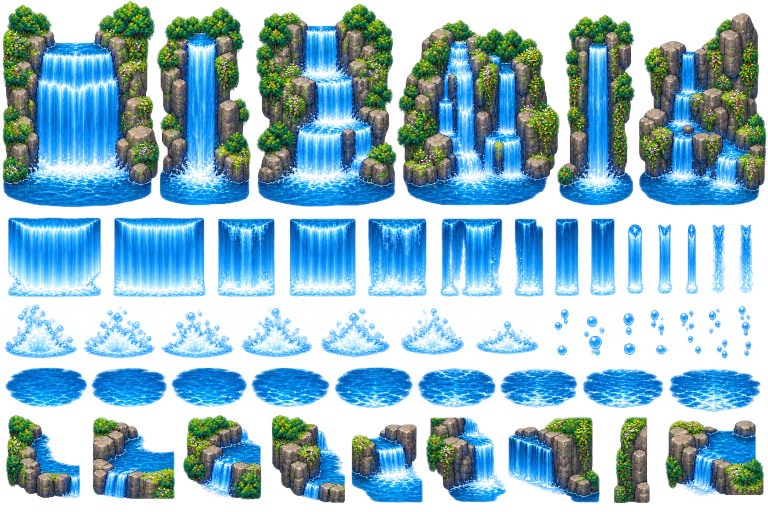
#> input picture assets/fx/source/water-sheet.png, 1536 x 1024 px (shown at 1/2 size)
$ python slice-water.py
#> lines starting #> are read from the running program, lines starting #| are printed output that depends on the picture
#!/usr/bin/env python3
"""Cut the water sheet into the pieces the renderer animates over a painted map.

    python3 tools/slice-water.py

All in one atlas, assets/fx/water.webp (the layout is ATLAS in
client/js/water.js), from assets/fx/source/water-sheet.png (1536x1024,
transparent ground) and water-sparkle-sheet.png:
  caustic   256x256 at (0, 0): the light on the water, from the nine surface
            patches, stamped round a torus so it repeats without a seam
  curtain   at (256, 0): falling streaks from the widest curtain, cut so the
            bottom runs on into the top - scrolled down over a painted fall
  splash    a strip at (0, 256): the seven splashes where a fall lands
  bubbles   a strip under it: the seven bubble puffs
  sparkle   under that: four rows of eight twinkles (stars, a net of light,
            long glints, another net), light only, lifted off the sheet's blue
And for each map listed in MAPS, the map's water as a mask:
  assets/maps/<id>/water.webp   quarter size, white where the painting is water
"""
import os

import cv2
import numpy as np
from PIL import Image

ROOT = os.path.join(os.path.dirname(__file__), '..')
SHEET = 'assets/fx/source/water-sheet.png'
OUT = 'assets/fx'

CURTAIN = (226, 412, 468, 568)     # x0, x1, y0, y1: the streaks of the wide curtain, lip and foam left out
CURTAIN_H = 76                     # the height that repeats; the rest is blended into its top
SPLASH = [(9, 154), (168, 309), (323, 468), (483, 624), (642, 781), (802, 928), (952, 1077)]
SPLASH_Y = (606, 720)
BUBBLES = [(1104, 1152), (1160, 1215), (1236, 1284), (1294, 1346), (1354, 1408), (1412, 1462), (1468, 1512)]
BUBBLES_Y = (606, 720)
PATCHES = [(11, 174), (183, 334), (343, 494), (503, 659), (670, 826), (835, 991), (1001, 1155), (1165, 1326), (1338, 1521)]
PATCH_Y = (735, 815)
CAUSTIC = 256
SPARKLE_SHEET = 'assets/fx/source/water-sparkle-sheet.png'
SPARKLE_X = [120 + 185 * i for i in range(8)]     # frame centres, left to right
SPARKLE_Y = [160, 399, 632, 873]                   # row centres
SPARKLE_CELL = (184, 150)

MAPS = {'greenmire': 'assets/maps/source/greenmire2/stitched.png'}


def strip(sheet, boxes, y0, y1):
    """Equal cells, each piece centred at the bottom: one row the renderer steps through."""
    w = max(b - a for a, b in boxes)
    out = Image.new('RGBA', (w * len(boxes), y1 - y0))
    for i, (a, b) in enumerate(boxes):
        out.alpha_composite(sheet.crop((a, y0, b, y1)), (i * w + (w - (b - a)) // 2, 0))
    return out, w


def curtain(sheet):
    x0, x1, y0, y1 = CURTAIN
    band = np.array(sheet.crop((x0, y0, x1, y1))).astype(np.float32)
    # The streaks run straight down, so each column's average is the curtain
    # and what is left over is its grain. Only the grain is blended where the
    # repeat joins: blending the whole picture washes a pale band into it.
    col = band.mean(0, keepdims=True)
    grain = band - col
    H, B = CURTAIN_H, band.shape[0] - CURTAIN_H
    g = grain[:H].copy()
    for i in range(B):                       # the tail fades into the head, so row H-1 meets row 0
        k = i / B
        w = np.sqrt(k * k + (1 - k) * (1 - k))   # two blended grains are fainter: lift them back
        g[i] = (grain[i] * k + grain[H + i] * (1 - k)) / w
    out = np.repeat(col, H, 0) + g
    return Image.fromarray(out.clip(0, 255).astype(np.uint8))


def caustic(sheet):
    """Just the bright threads of light on the surface patches, repeated without a seam."""
    rgb = np.array(sheet.convert('RGB')).astype(np.float32)
    lum = rgb.mean(2)
    glow = np.clip((lum - cv2.GaussianBlur(lum, (0, 0), 5)) * 3.2, 0, 255)
    rng = np.random.default_rng(7)
    acc = np.zeros((CAUSTIC, CAUSTIC), np.float32)
    crops = []
    for a, b in PATCHES:
        cx, cy = (a + b) // 2, (PATCH_Y[0] + PATCH_Y[1]) // 2
        crops.append(glow[cy - 22:cy + 22, cx - 48:cx + 48])   # well inside the oval
    for _ in range(90):
        c = crops[rng.integers(len(crops))]
        if rng.random() < 0.5:
            c = c[:, ::-1]
        h, w = c.shape
        # a soft-edged stamp, so no rectangle shows where it was laid
        win = np.outer(np.hanning(h), np.hanning(w)).astype(np.float32)
        x, y = rng.integers(CAUSTIC), rng.integers(CAUSTIC)
        ys = (np.arange(h) + y) % CAUSTIC
        xs = (np.arange(w) + x) % CAUSTIC
        acc[np.ix_(ys, xs)] = np.maximum(acc[np.ix_(ys, xs)], c * win)
    alpha = np.clip(acc * 1.4, 0, 255).astype(np.uint8)
    out = np.dstack([np.full_like(alpha, 225), np.full_like(alpha, 246), np.full_like(alpha, 255), alpha])
    return Image.fromarray(out)


def sparkle():
    """The light on the sheet's blue ground, lifted off it: what is brighter
    in red than the ground around it (the ground has next to none) is light."""
    rgb = np.array(Image.open(os.path.join(ROOT, SPARKLE_SHEET)).convert('RGB')).astype(np.float32)
    R = rgb[..., 0]
    light = np.clip((R - cv2.GaussianBlur(R, (0, 0), 25)) * 1.6, 0, 255)
    cw, ch = SPARKLE_CELL
    out = np.zeros((ch * len(SPARKLE_Y), cw * len(SPARKLE_X), 4), np.uint8)
    out[..., 0], out[..., 1], out[..., 2] = 235, 248, 255
    for r, cy in enumerate(SPARKLE_Y):
        for f, cx in enumerate(SPARKLE_X):
            cell = light[cy - ch // 2:cy + ch // 2, cx - cw // 2:cx + cw // 2]
            # fade the cell's edge, so a neighbour's stray glint is not cut square
            win = np.outer(np.hanning(ch) ** 0.3, np.hanning(cw) ** 0.3)
            out[r * ch:(r + 1) * ch, f * cw:(f + 1) * cw, 3] = (cell * win).astype(np.uint8)
    return Image.fromarray(out)


def water_mask(src):
    img = cv2.GaussianBlur(np.array(Image.open(src).convert('RGB')), (0, 0), 1.6)
    R, G, B = [img[..., i].astype(np.int32) for i in range(3)]
    water = ((B > R + 40) & (B > G + 5) & (B > 120)).astype(np.uint8) * 255
    water = cv2.morphologyEx(water, cv2.MORPH_OPEN, np.ones((5, 5), np.uint8))
    water = cv2.erode(water, np.ones((7, 7), np.uint8))     # keep off the banks
    # the blue-grey cliff stones pass the colour test in specks: only real
    # stretches of water are kept
    n, lab, stats, _ = cv2.connectedComponentsWithStats(water)
    keep = np.zeros(n, bool)
    keep[1:] = stats[1:, cv2.CC_STAT_AREA] >= 3000
    water = np.where(keep[lab], 255, 0).astype(np.uint8)
    h, w = water.shape
    small = cv2.resize(water, (w // 4, h // 4), interpolation=cv2.INTER_AREA)
    small = cv2.GaussianBlur(small, (0, 0), 1.2)
    return Image.fromarray(np.dstack([np.full_like(small, 255)] * 3 + [small]))


def main():
    sheet = Image.open(os.path.join(ROOT, SHEET)).convert('RGBA')
#> sheet is the input picture: PIL image 1536x1024 RGBA; mean R, G, B, A 70.9, 139.2, 168.2, 150.1
    save = lambda im, name: im.save(os.path.join(ROOT, OUT, name), 'WEBP', quality=90, method=6)
    c = curtain(sheet)
#> in curtain, `band = np.array(sheet.crop((x0, y0, x1, y1))).astype(np.float32)`:
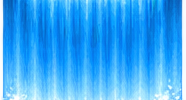
#> band: shape (100, 186, 4) float32; mean R, G, B, A 46.4, 162.9, 245.2, 239.7; transparent parts drawn white
#> in curtain, `col = band.mean(0, keepdims=True)`: col = 186 rows, first 6: [55.92, 161.3, 237.4, 3.65], [56.36, 160.9, 236.7, 8.37], [49.05, 160.9, 239.2, 31.19], [17.59, 136, 232.5, 207.2], [27.88, 147.1, 240.3, 235.1], [34.67, 150.2, 240.1, 241.6]
    s, sw = strip(sheet, SPLASH, *SPLASH_Y)
#> in strip, `out = Image.new('RGBA', (w * len(boxes), y1 - y0))`: out: PIL image 1015x114 RGBA; every value is 0
#> after the loop in strip, `for i, (a, b) in enumerate(boxes):`:
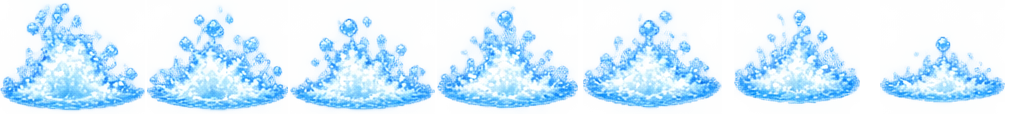
#> out: PIL image 1015x114 RGBA; mean R, G, B, A 108.4, 176.4, 224.4, 89.2; transparent parts drawn white
#> sw = 145
    b, bw = strip(sheet, BUBBLES, *BUBBLES_Y)
#> call 2 of strip, with y0 = 606, y1 = 720
#> in strip (call 2), `out = Image.new('RGBA', (w * len(boxes), y1 - y0))`: out: PIL image 385x114 RGBA; every value is 0
#> after the loop in strip (call 2), `for i, (a, b) in enumerate(boxes):`:
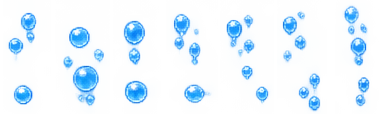
#> out: PIL image 385x114 RGBA; mean R, G, B, A 62.6, 130.3, 183.6, 32.4; transparent parts drawn white
#> bw = 55
    k, sp = caustic(sheet), sparkle()
#> in caustic, `glow = np.clip((lum - cv2.GaussianBlur(lum, (0, 0), 5)) * 3.2, 0, 255)`:
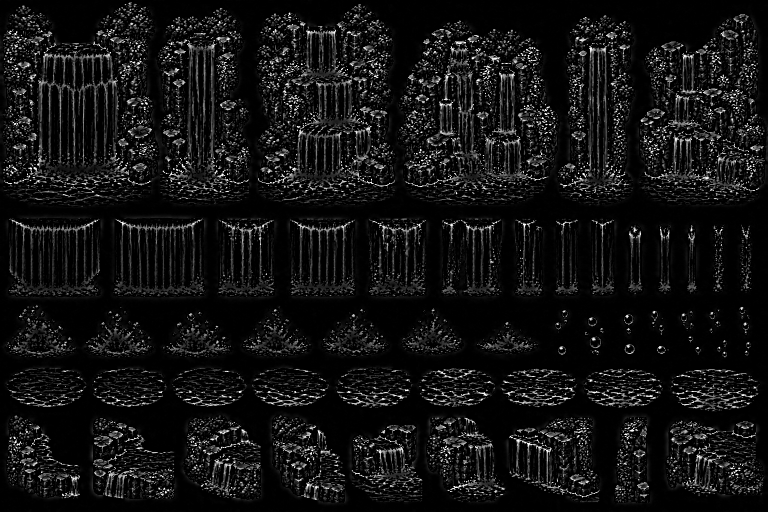
#> glow: shape (1024, 1536) float32 (shown at 1/2 size); min 0, max 255, mean 19
#> after the loop in caustic, `for a, b in PATCHES:`: crops = 9 items
#> after the loop in caustic, `for _ in range(90):`:
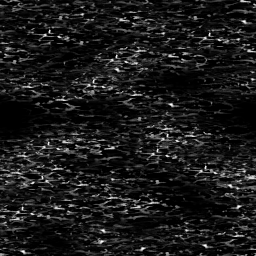
#> acc: shape (256, 256) float32; min 0, max 254.6, mean 26.6
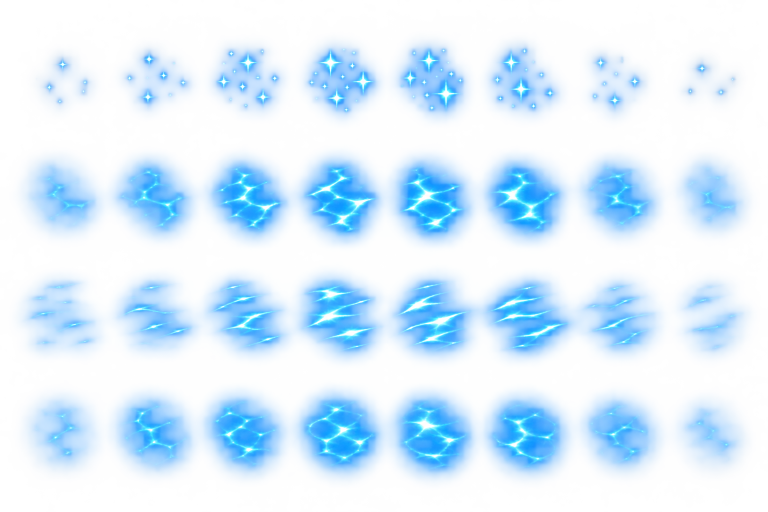
#> input picture assets/fx/source/water-sparkle-sheet.png, 1536 x 1024 px (shown at 1/2 size)
    # one atlas, one file: the demo counts its files. ATLAS in client/js/water.js must match.
    atlas = Image.new('RGBA', (max(sp.size[0], s.size[0]), 256 + s.size[1] + b.size[1] + sp.size[1]))
#> atlas: PIL image 1472x1084 RGBA; every value is 0
    atlas.alpha_composite(k, (0, 0))
    atlas.alpha_composite(c, (256, 0))
    atlas.alpha_composite(s, (0, 256))
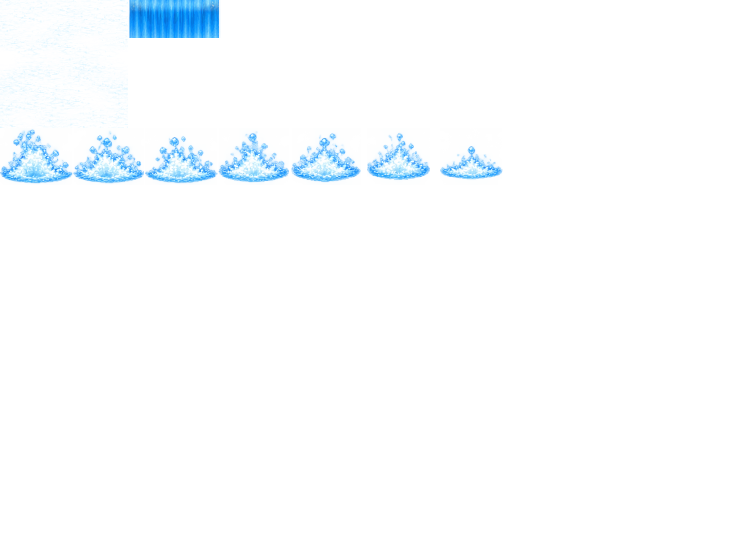
#> atlas: PIL image 1472x1084 RGBA (shown at 1/2 size); mean R, G, B, A 15.9, 22.6, 27.2, 10.1; transparent parts drawn white
    atlas.alpha_composite(b, (0, 256 + s.size[1]))
    atlas.alpha_composite(sp, (0, 256 + s.size[1] + b.size[1]))
    save(atlas, 'water.webp')
    print('atlas', atlas.size, 'curtain', c.size, 'splash', s.size, 'cell', sw, 'bubbles', b.size, 'cell', bw,
          'sparkle', sp.size, 'at y', 256 + s.size[1] + b.size[1])
#| atlas (1472, 1084) curtain (186, 76) splash (1015, 114) cell 145 bubbles (385, 114) cell 55 sparkle (1472, 600) at y 484
    for key, src in MAPS.items():
        m = water_mask(os.path.join(ROOT, src))
        os.makedirs(os.path.join(ROOT, 'assets/maps', key), exist_ok=True)
        m.save(os.path.join(ROOT, 'assets/maps', key, 'water.webp'), 'WEBP', quality=85, method=6)
        print(key, 'water mask', m.size)


if __name__ == '__main__':
#> (the run stopped early here; a loop or call above may not have finished)
